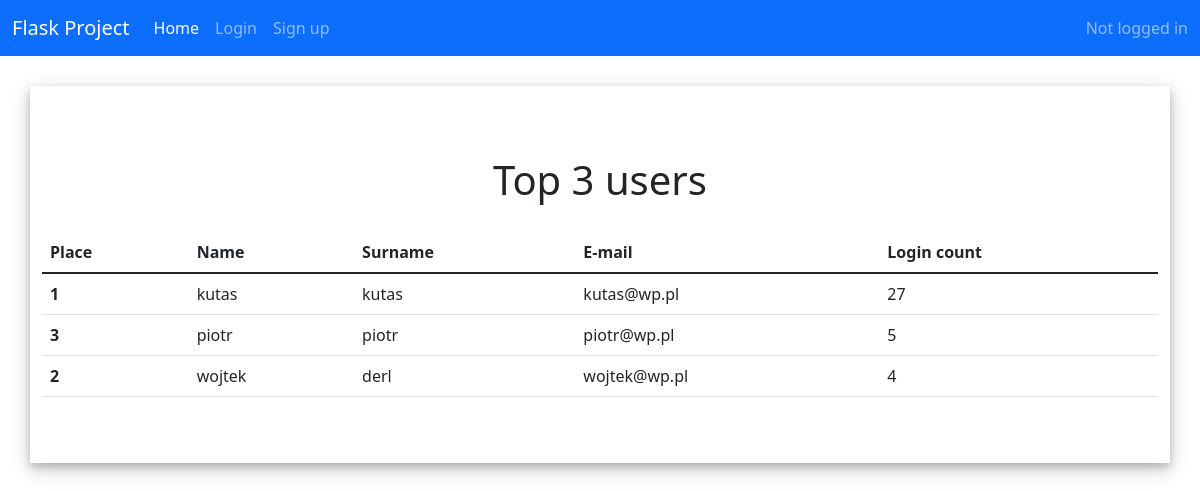
/top_users, run on an earlier commit of the app's database.
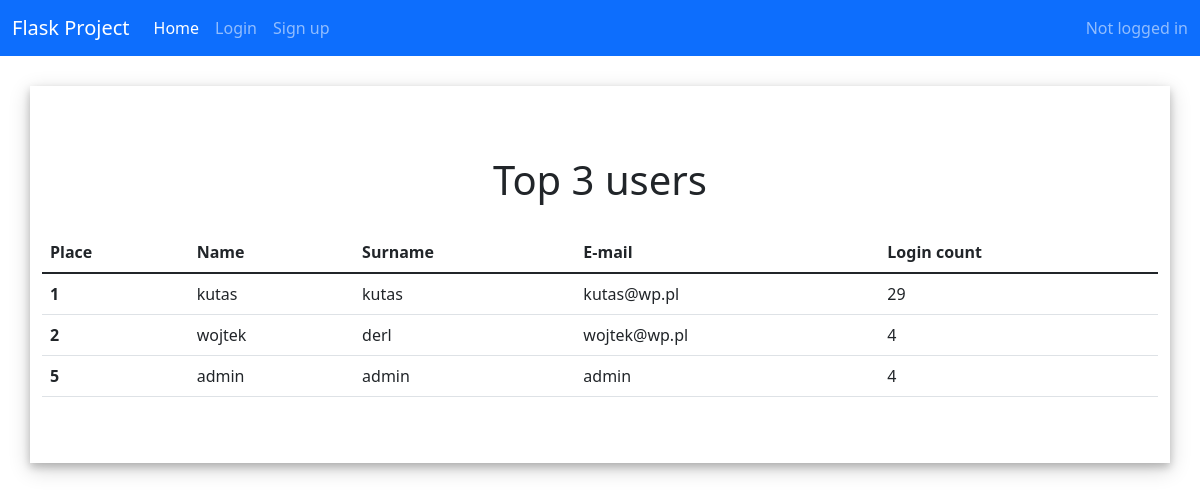
And on a later commit of the database.
### app.py (models this page shows)
class User(db.Model, UserMixin):
    id = db.Column(db.Integer, primary_key = True)
    email = db.Column(db.String(30), nullable=False, unique=True)
    name = db.Column(db.String(20), nullable=False)
    last_name = db.Column(db.String(20), nullable=False)
    password = db.Column(db.String(80), nullable=False)
    login_count = db.Column(db.Integer, nullable=False, default=0)
    isAdmin = db.Column(db.Boolean(), nullable=False, default=False)

### app.py (the view)
@app.route('/top_users', methods=['GET', 'POST'])
def topUsers():
    top_users = db.session.query(User).order_by(User.login_count.desc()).limit(3)
    return render_template('top_users.html', users = top_users)

### templates/top_users.html
{% extends "base.html" %} {% block title %}Admin{% endblock %} {% block content
%}
<h1>Top 3 users</h1>
<table class="table">
  <thead>
    <tr>
      <th scope="col">Place</th>
      <th scope="col">Name</th>
      <th scope="col">Surname</th>
      <th scope="col">E-mail</th>
      <th scope="col">Login count</th>
    </tr>
  </thead>
  <tbody>
    {% for user in users %}
    <tr>
      <th scope="row">{{user.id}}</th>
      <td>{{ user.name }}</td>
      <td>{{ user.last_name }}</td>
      <td>{{ user.email }}</td>
      <td>{{ user.login_count }}</td>
    </tr>
    {% endfor %}
  </tbody>
</table>
{% endblock %}

### templates/base.html (shortened to what this page needs)
<!DOCTYPE html>
<html lang="pl">
  <head>
    {% block styles %}
    <link
      rel="stylesheet"
      href="{{url_for('.static', filename='styles/base.css')}}"
    />
    <link
      href="https://cdn.jsdelivr.net/npm/bootstrap@5.1.3/dist/css/bootstrap.min.css"
      rel="stylesheet"
    />
    {% endblock %}
  </head>
  <body>
    <nav class="navbar navbar-expand-lg navbar-dark bg-primary">
      <div class="container-fluid">
        <a class="navbar-brand" href="{{url_for('home')}}">Flask Project</a>
        <div class="collapse navbar-collapse" id="navbarText">
          <ul class="navbar-nav me-auto mb-2 mb-lg-0">
            <li class="nav-item">
              <a
                class="nav-link active"
                aria-current="page"
                href="{{url_for('home')}}"
                >Home</a
              >
            </li>
            <li class="nav-item">
              <a class="nav-link" href="{{url_for('login')}}">Login</a>
            </li>
            <li class="nav-item">
              <a class="nav-link" href="{{url_for('register')}}">Sign up</a>
            </li>
          </ul>
          <span class="navbar-text">
            {% if current_user.is_authenticated %} Logged as {{
            current_user.name }}
            </span>
            <span class="navbar-item">
              <ul class="navbar-nav me-auto mb-2 mb-lg-0">
                <li class="nav-item">
                  <a
                    class="nav-link active"
                    aria-current="page"
                    href="{{url_for('profile')}}"
                    >Profile</a
                  >
                </li>
              </ul>
            </span>
            <span class="navbar-item">
              <ul class="navbar-nav me-auto mb-2 mb-lg-0">
                <li class="nav-item">
                  <a
                    class="nav-link active"
                    aria-current="page"
                    href="{{url_for('logout')}}"
                    >Log out</a
                  >
                </li>
              </ul>
            </span>
            {% else %} Not logged in {% endif %}
          </span>
        </div>
      </div>
    </nav>
    <div class="container">{% block content %} {% endblock %}</div>
  </body>
</html>

### static/styles/base.css (style rules this page uses)
body { margin: 0; background-color: dimgrey; font-family: "Roboto", sans-serif; }
.container { margin-top: 30px; margin-left: auto; margin-right: auto; padding-top: 50px; padding-bottom: 50px; width: 960px; height: fit-content; display: flex; align-items: center; flex-direction: column; background-color: rgb(255, 255, 255); box-shadow: 0 4px 8px 0 rgba(0, 0, 0, 0.2), 0 6px 20px 0 rgba(0, 0, 0, 0.19); }
h1 { padding: 20px; }

What changed in the data, as far as the page shows it:
removed User: id "3", name "piotr", last_name "piotr", email "piotr@wp.pl", login_count "5"
changed User "kutas": login_count "27" → "29"
added User: id "5", name "admin", last_name "admin", email "admin", login_count "4"
